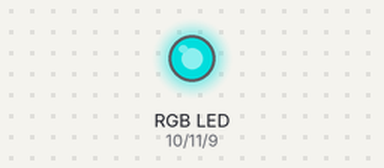
Simulated run of this sketch. Board: Arduino Uno, built with avr-gcc and run on an emulated ATmega328P. On the bench: an RGB LED mixed from three pins (HIGH = lit). Dim RGB values are drawn brighter than linear.

Above: at 0.1 s.
Timing chart, 0 to 1.6 s (numbered marks = the images above):
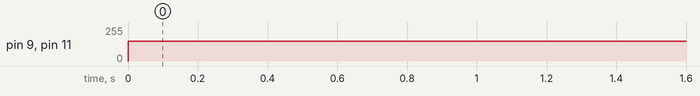

Measured:
- by itself, pin 9 (b), pin 11 (g): 0/255 → 150/255 at 0.00 s

The sketch:

TestRGB.ino
```cpp
//Calibration code to calibrate R,G,B values for Individual Colors.

int b = 9;
int r = 10;
int g = 11;


void setup() {
  // put your setup code here, to run once:
pinMode(r,OUTPUT);
pinMode(g,OUTPUT);
pinMode(b,OUTPUT);
Serial.begin(9600);
}

void loop() {
  // put your main code here, to run repeatedly:
//rgb(200,75,0);
//rgb(200,60,0);//yellow
//rgb(200,45,0);//
//rgb(200,30,0);//orange
//rgb(200,15,0);
//rgb(150,15,0);//reddish orange
//rgb(150,15,30);
//rgb(120,150,180);//bluish white
//rgb(220,220,180);//white ish
//rgb(5,5,10);//grey blue
//rgb(100,255,120);//white
//rgb(200,15,0);
//rgb(255,0,0);
//rgb(0,0,255);
rgb(0,150,150);
}

void rgb(int R, int G, int B)
{
  analogWrite(r,R);
  analogWrite(g,G);
  analogWrite(b,B);
}
```
